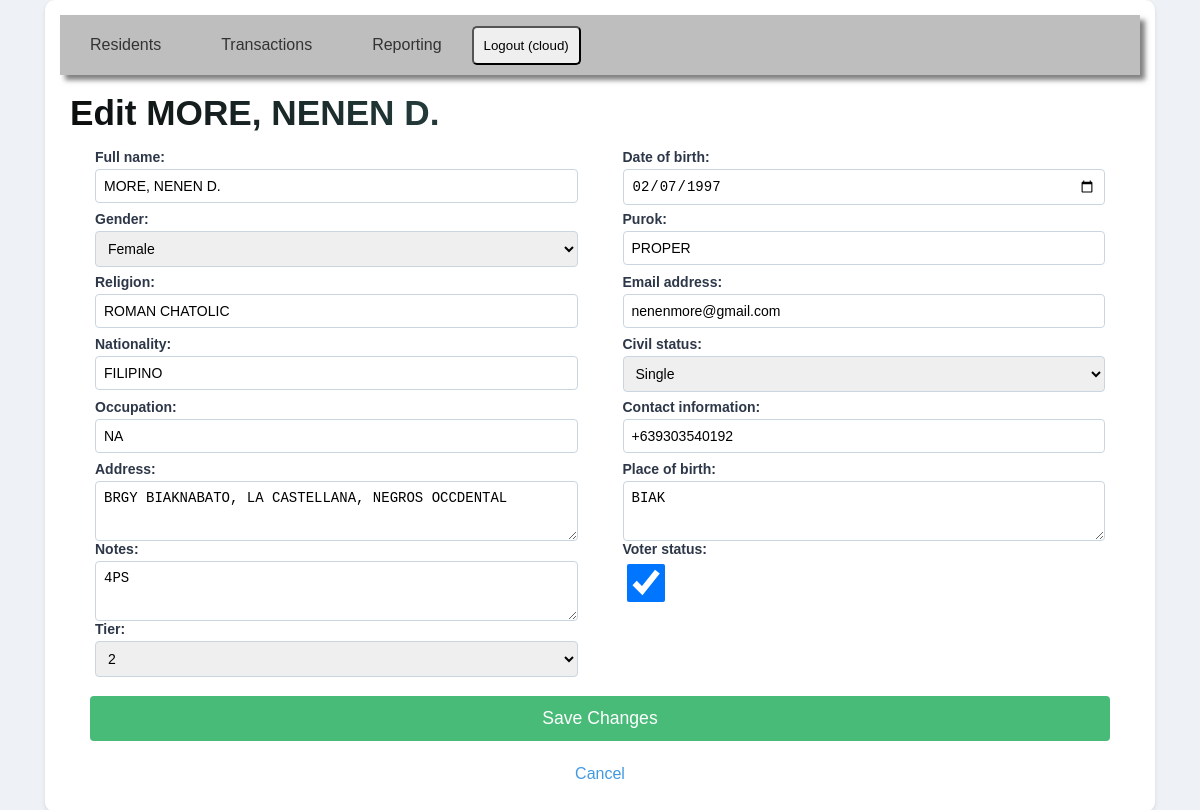
The app's page /residents/12/edit/?next=/residents/ (signed in) with its own data.
### residents/models.py (models this page shows, shortened)
class Resident(models.Model):
    GENDER_CHOICES = [
        ('Male', 'Male'),
        ('Female', 'Female'),
        ('Others', 'Others'),
    ]
    TIER_CHOICES = [(str(i), str(i)) for i in range(1, 7)]
    CIVIL_STATUS_CHOICES = [
        ('SINGLE', 'Single'),
        ('MARRIED', 'Married'),
        ('WIDOWED', 'Widowed'),
        ('DIVORCED', 'Divorced'),
        ('SEPARATED', 'Separated'),
        ('ANNULLED', 'Annulled'),
        ('COMMON-LAW / LIVE-IN PARTNER', 'Common-law / Live-in Partner'),
    ]
    contact_validator = RegexValidator(
        regex=r'^[0-9+]*$', # Allows digits (0-9) and the plus sign (+)
        message='Contact information can only contain digits (0-9) and the plus sign (+).'
    )
    full_name = models.CharField(max_length=255)
    date_of_birth = models.DateField()
    gender = models.CharField(max_length=10, choices=GENDER_CHOICES)
    purok = models.CharField(max_length=225)
    religion = models.CharField(max_length=100, blank=True, null=True)
    email_address = models.EmailField(max_length=255, blank=True, null=True)
    address = models.TextField()
    place_of_birth = models.TextField()
    contact_information = models.CharField(max_length=100, blank=True, null=True, default='+63', validators=[contact_validator]) # Optional
    civil_status = models.CharField(max_length=50, choices=CIVIL_STATUS_CHOICES) # Applied new choices
    nationality = models.CharField(max_length=100, default='Filipino', blank=True, null=True)
    occupation = models.CharField(max_length=100, blank=True, null=True) # Optional
    voter_status = models.BooleanField(default=False) # True if registered voter
    tier = models.CharField( max_length=10, blank=True, null=True, choices=TIER_CHOICES )
    notes = models.TextField(blank=True, null=True) # Optional

### residents/views.py (the view)
# urls.py: path('<int:resident_id>/edit/', views.edit_resident, name='edit_resident'),
@login_required
def edit_resident(request, resident_id):
    try:
        resident = get_object_or_404(Resident, pk=resident_id)
    except Http404:
        messages.warning(request, f"The resident you tried to edit (ID: {resident_id}) was not found.")
        return redirect('index')
    next_url = request.GET.get('next', reverse('resident_detail', args=[resident.pk]))
    if request.method == 'POST':
        form = ResidentForm(request.POST, instance=resident)
        if form.is_valid():
            form.save()
            messages.success(request, f'{resident.full_name} updated successfully!')
            return redirect(next_url)
        else:
            messages.error(request, 'Please correct the errors below.')
    else:
        form = ResidentForm(instance=resident)
    context = {
        'form': form,
        'resident': resident,
        'page_title': f'Edit {resident.full_name}',
        'next_url': next_url
    }
    return render(request, 'residents/edit_resident.html', context)

### residents/templates/residents/edit_resident.html (shortened to what this page needs)
{% load static %}
<!DOCTYPE html>
<html>
<head>
   {% include 'residents/html/header.html' %}
</head>
<body>
    <div class="container">
      {% include 'residents/html/header_nav_bar.html' %}
    <div class="form-container">
        <h1>{{ page_title }}</h1>
        <div class="data">
            <form method="post">
                {{ form.as_p }}
                    <button type="submit" class="spanned-item">Save Changes</button>
            </form>
            <a href="{{ next_url }}" class="back-link">Cancel</a>
        </div>
</div>
    </div>
</body>
</html>

### residents/templates/residents/html/header_nav_bar.html (shortened to what this page needs)
    <nav class="navbar">
        <ul id="navbar-links">
            {% if user.is_authenticated %}
                <li><a href="{% url 'index' %}" {% if request.resolver_match.url_name == 'index' %}class="active"{% endif %}>Residents</a></li>
                <li><a href="{% url 'transactions_list' %}" {% if request.resolver_match.url_name == 'transactions_list' %}class="active"{% endif %}>Transactions</a></li>
                <li><a href="{% url 'reporting_page' %}" {% if request.resolver_match.url_name == 'reporting_page' %}class="active"{% endif %}>Reporting</a></li>
                <li>
                    <form id="logout-form-interactive" method="post" action="{% url 'logout' %}">
                        <button type="submit" class="logout-button">Logout ({{ user.username }})</button>
                    </form>
                </li>
            {% else %}
                <li><a href="{% url 'login' %}">Login</a></li>
            {% endif %}
        </ul>
    </nav>

### residents/static/residents/css/style.css (style rules this page uses)
body { font-family: 'Arial', sans-serif; line-height: 1.6; margin: 0; padding: 0; background-color: #eef2f7; color: #333; }
.container { max-width: 90%; height: auto; margin: 0 auto; background-color: #fff; padding: 15px; border-radius: 10px; box-shadow: 0 2px 4px rgba(0, 0, 0, 0.1); }
.navbar { background-color: #bebebe; box-shadow: 5px 5px 5px rgb(0, 0, 0, .5); height: 60px; display: flex; justify-content: space-between; align-items: center; position: relative; }
.navbar ul#navbar-links { height: 100%; list-style: none; margin: 0; padding: 0; display: flex; }
.navbar ul#navbar-links li { background-color: #bebebe; height: 100%; }
.navbar ul#navbar-links li a { padding: 0 30px; height: 100%; width: auto; text-decoration: none; color: #333; display: block; display: flex; justify-content: center; align-items: center; }
h1 { font-family: 'Poppins', sans-serif; padding: 0 10px; font-size: 2.2em; font-weight: 700; margin: auto; background: linear-gradient(45deg, #0a0909, #2F4F4F, #008080); -webkit-background-clip: text; -webkit-text-fill-color: transparent; background-clip: text; }
.form-container { margin: 0; padding: 0; width: 100%; padding: 10px 0; }
.form-container form { margin: 0; padding: 0px 30px; display: grid; grid-template-columns: 1fr 1fr; grid-template-rows: auto; gap: 0 35px; }
.form-container form p { margin: 5px; }
.form-container form label { display: block; margin-bottom: 0; font-weight: bold; color: #2d3748; font-size: 14px; }
.form-container form input[type="text"], .form-container form input[type="date"], .form-container form input[type="email"], .form-container form input[type="password"], .form-container form input[type="number"], .form-container form textarea, .form-container form select { width: 100%; padding: 8px; border: 1px solid #cbd5e0; border-radius: 4px; font-size: 14px; box-sizing: border-box; margin-bottom: -20px; }
.form-container form textarea { max-height: 60px; min-height: 40px; resize: vertical; }
.form-container form input[type="checkbox"] { margin-right: 8px; vertical-align: middle; width: 38px; height: 38px; }
.form-container form .submit-button-container, .form-container form button[type="submit"] { grid-column: 1 / -1; }
.form-container button[type="submit"] { padding: 12px 20px; background-color: #48bb78; color: white; border: none; border-radius: 4px; cursor: pointer; font-size: 1.1rem; transition: background-color 0.3s ease; margin-top: 20px; width: 100%; }
.back-link { display: block; text-align: center; margin-top: 20px; color: #4299e1; text-decoration: none; font-size: 1rem; }
.spanned-item { grid-column: span 2; background-color: lightgreen; }

### records on screen
Resident: full_name "MORE, NENEN D.", date_of_birth "02/07/1997", gender "Female", purok "PROPER", religion "ROMAN CHATOLIC", email_address "nenenmore@gmail.com", nationality "FILIPINO", civil_status "Single", occupation "NA", contact_information "+639303540192", address "BRGY BIAKNABATO, LA CASTELLANA, NEGROS OCCDENTAL", place_of_birth "BIAK", notes "4PS", voter_status "☑", tier "2"

### other values on screen
{{ user.username }} "cloud"
{{ page_title }} "Edit MORE, NENEN D."
